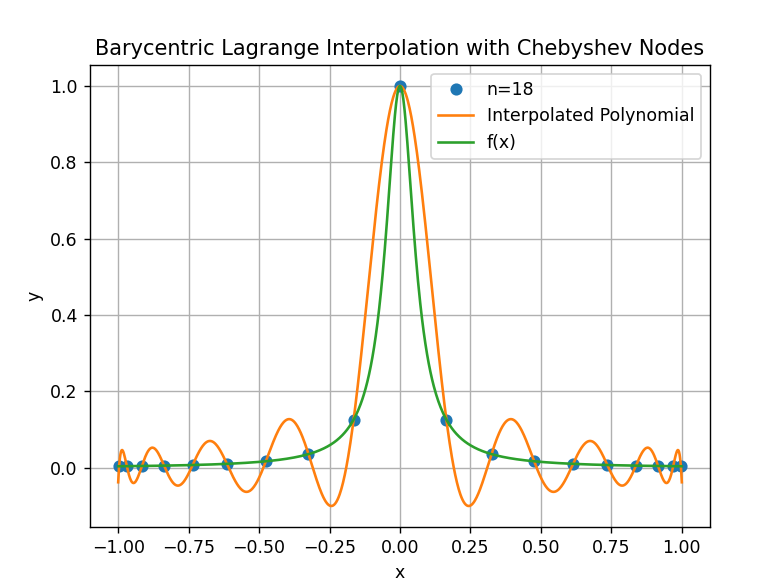

Write the Python code that produced this figure.
import numpy as np
import matplotlib.pyplot as plt

def f(x):
    return 1 / (1 + (16 * x) ** 2)

def barycentric_weights(x):
    n = len(x)
    w = np.ones(n)
    for j in range(n):
        for k in range(n):
            if k != j:
                w[j] *= (x[j] - x[k])
        w[j] = 1 / w[j]
    return w

def barycentric_lagrange(x, y, z):
    n = len(x)
    w = barycentric_weights(x)
    p = np.zeros_like(z)
    for i in range(len(z)):
        numerator = np.sum(w / (z[i] - x) * y)
        denominator = np.sum(w / (z[i] - x))
        p[i] = numerator / denominator
    return p

# n_values = range(2, 21)  # Values of n from 2 to 20
n_values = range(15, 20)
for n in n_values:
    # Generate Chebyshev nodes
    xi = np.cos((2 * np.arange(n + 1) + 1) * np.pi / (2 * (n + 1)))
    fi = f(xi)

    # Plot data points
    plt.plot(xi, fi, 'o', label=f'n={n}')

    # Interpolate polynomial
    x_finer = np.linspace(-1, 1, 1001)
    p = barycentric_lagrange(xi, fi, x_finer)

    # Plot interpolated polynomial
    plt.plot(x_finer, p, label='Interpolated Polynomial')

    # Plot original function
    plt.plot(x_finer, f(x_finer), label='f(x)')

    plt.xlabel('x')
    plt.ylabel('y')
    plt.title('Barycentric Lagrange Interpolation with Chebyshev Nodes')
    plt.legend()
    plt.grid(True)
    plt.show()

    # Stop iteration if the maximum value of p(x) is about 100
    if np.max(p) > 100:
        break
